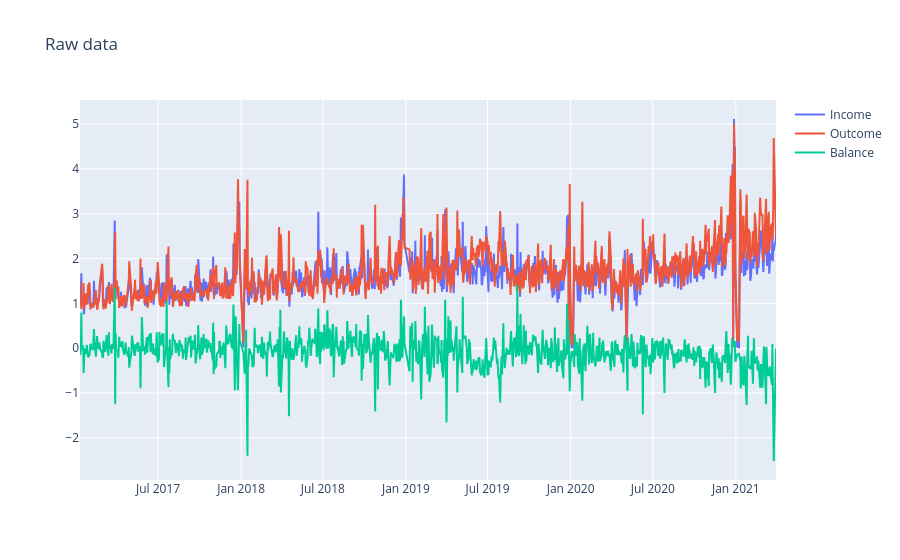

The notebook cell this image was saved under:
### Code cell
plotly_df(dataset, 'Raw data')

### Figure 1 — Plotly figure (JSON) as saved in the notebook; plotly's stock layout.template omitted (floating-point values rounded to 4 significant figures; data arrays with more than 128 entries replaced by an {"elided": "..."} marker saying what was removed)
{"data": [{"mode": "lines", "name": "Income", "type": "scatter", "x": {"elided": "1049 str values"}, "y": {"elided": "1049 float values"}}, {"mode": "lines", "name": "Outcome", "type": "scatter", "x": {"elided": "1049 str values"}, "y": {"elided": "1049 float values"}}, {"mode": "lines", "name": "Balance", "type": "scatter", "x": {"elided": "1049 str values"}, "y": {"elided": "1049 float values"}}], "layout": {"title": {"text": "Raw data"}}}
